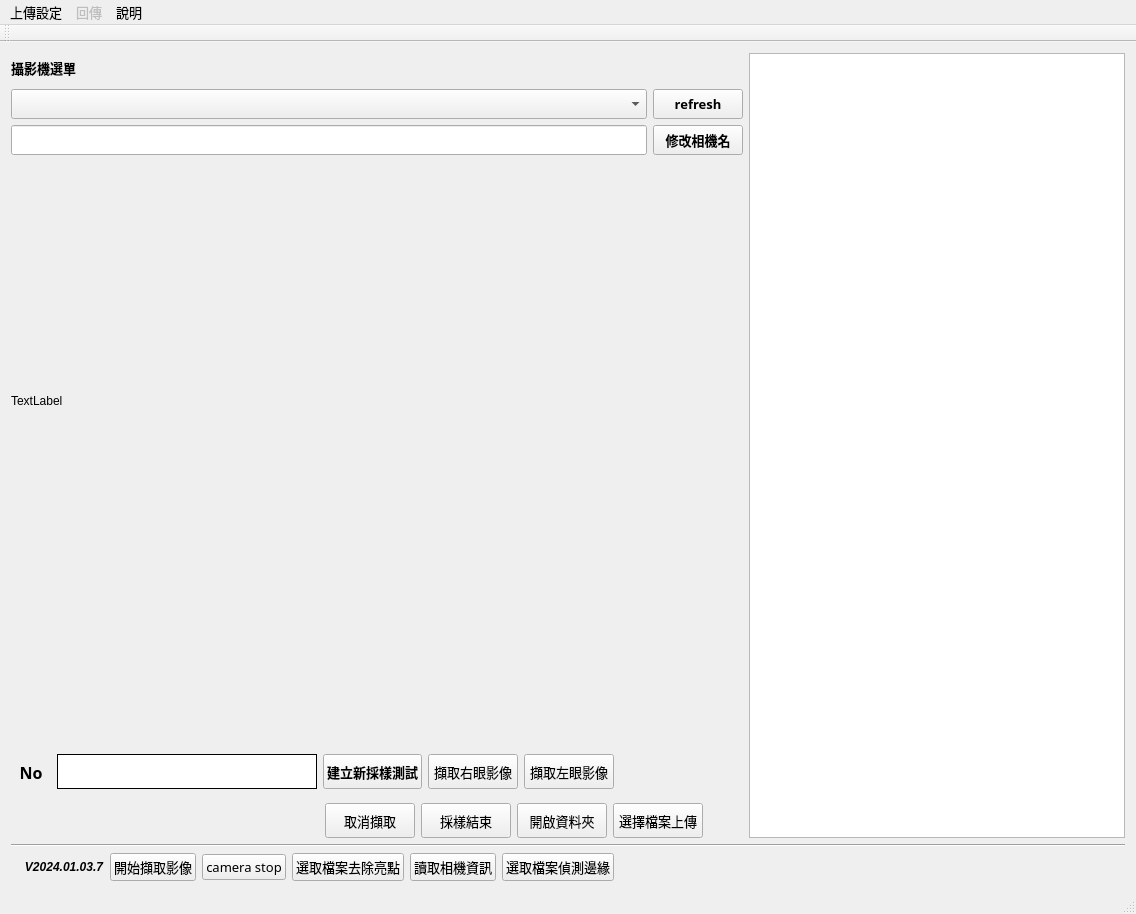
<?xml version="1.0" encoding="UTF-8"?>
<ui version="4.0">
 <class>MainWindow</class>
 <widget class="QMainWindow" name="MainWindow">
  <property name="geometry">
   <rect>
    <x>0</x>
    <y>0</y>
    <width>1136</width>
    <height>914</height>
   </rect>
  </property>
  <property name="minimumSize">
   <size>
    <width>0</width>
    <height>0</height>
   </size>
  </property>
  <property name="windowTitle">
   <string>EyeAnalysis</string>
  </property>
  <property name="windowIcon">
   <iconset resource="icon.qrc">
    <normaloff>:/deepicon.png</normaloff>:/deepicon.png</iconset>
  </property>
  <property name="iconSize">
   <size>
    <width>453</width>
    <height>106</height>
   </size>
  </property>
  <widget class="QWidget" name="centralWidget">
   <layout class="QGridLayout" name="gridLayout">
    <item row="0" column="0">
     <layout class="QHBoxLayout" name="horizontalLayout_6">
      <item>
       <layout class="QVBoxLayout" name="verticalLayout_4">
        <item>
         <layout class="QVBoxLayout" name="verticalLayout_2">
          <item>
           <layout class="QVBoxLayout" name="verticalLayout">
            <item>
             <widget class="QLabel" name="label">
              <property name="minimumSize">
               <size>
                <width>632</width>
                <height>30</height>
               </size>
              </property>
              <property name="maximumSize">
               <size>
                <width>632</width>
                <height>30</height>
               </size>
              </property>
              <property name="font">
               <font>
                <family>微軟正黑體</family>
                <pointsize>10</pointsize>
                <weight>75</weight>
                <bold>true</bold>
               </font>
              </property>
              <property name="text">
               <string>攝影機選單</string>
              </property>
             </widget>
            </item>
            <item>
             <layout class="QHBoxLayout" name="horizontalLayout_5">
              <item>
               <widget class="QComboBox" name="comboBox_camList">
                <property name="enabled">
                 <bool>true</bool>
                </property>
                <property name="minimumSize">
                 <size>
                  <width>0</width>
                  <height>30</height>
                 </size>
                </property>
                <property name="font">
                 <font>
                  <family>Arial</family>
                  <pointsize>10</pointsize>
                  <weight>75</weight>
                  <bold>true</bold>
                 </font>
                </property>
                <property name="editable">
                 <bool>false</bool>
                </property>
               </widget>
              </item>
              <item>
               <widget class="QPushButton" name="btnRefresh">
                <property name="minimumSize">
                 <size>
                  <width>90</width>
                  <height>30</height>
                 </size>
                </property>
                <property name="maximumSize">
                 <size>
                  <width>90</width>
                  <height>30</height>
                 </size>
                </property>
                <property name="font">
                 <font>
                  <family>Arial Black</family>
                  <pointsize>10</pointsize>
                  <weight>75</weight>
                  <bold>true</bold>
                 </font>
                </property>
                <property name="text">
                 <string>refresh</string>
                </property>
               </widget>
              </item>
             </layout>
            </item>
            <item>
             <layout class="QHBoxLayout" name="horizontalLayout">
              <item>
               <widget class="QLineEdit" name="lineEdit_camName">
                <property name="enabled">
                 <bool>true</bool>
                </property>
                <property name="minimumSize">
                 <size>
                  <width>0</width>
                  <height>30</height>
                 </size>
                </property>
                <property name="font">
                 <font>
                  <family>Arial</family>
                  <pointsize>8</pointsize>
                 </font>
                </property>
               </widget>
              </item>
              <item>
               <widget class="QPushButton" name="btnEditCamName">
                <property name="minimumSize">
                 <size>
                  <width>90</width>
                  <height>30</height>
                 </size>
                </property>
                <property name="font">
                 <font>
                  <family>微軟正黑體</family>
                  <pointsize>10</pointsize>
                  <weight>75</weight>
                  <bold>true</bold>
                 </font>
                </property>
                <property name="text">
                 <string>修改相機名</string>
                </property>
               </widget>
              </item>
             </layout>
            </item>
           </layout>
          </item>
          <item>
           <widget class="QLabel" name="right_label">
            <property name="minimumSize">
             <size>
              <width>640</width>
              <height>480</height>
             </size>
            </property>
            <property name="maximumSize">
             <size>
              <width>640</width>
              <height>480</height>
             </size>
            </property>
            <property name="baseSize">
             <size>
              <width>640</width>
              <height>480</height>
             </size>
            </property>
            <property name="text">
             <string>TextLabel</string>
            </property>
           </widget>
          </item>
          <item>
           <spacer name="verticalSpacer_5">
            <property name="orientation">
             <enum>Qt::Vertical</enum>
            </property>
            <property name="sizeHint" stdset="0">
             <size>
              <width>20</width>
              <height>40</height>
             </size>
            </property>
           </spacer>
          </item>
          <item>
           <spacer name="verticalSpacer_3">
            <property name="orientation">
             <enum>Qt::Vertical</enum>
            </property>
            <property name="sizeHint" stdset="0">
             <size>
              <width>20</width>
              <height>40</height>
             </size>
            </property>
           </spacer>
          </item>
         </layout>
        </item>
        <item>
         <spacer name="verticalSpacer_4">
          <property name="orientation">
           <enum>Qt::Vertical</enum>
          </property>
          <property name="sizeHint" stdset="0">
           <size>
            <width>20</width>
            <height>40</height>
           </size>
          </property>
         </spacer>
        </item>
        <item>
         <spacer name="verticalSpacer_6">
          <property name="orientation">
           <enum>Qt::Vertical</enum>
          </property>
          <property name="sizeHint" stdset="0">
           <size>
            <width>20</width>
            <height>40</height>
           </size>
          </property>
         </spacer>
        </item>
        <item>
         <layout class="QVBoxLayout" name="verticalLayout_3">
          <item>
           <layout class="QHBoxLayout" name="horizontalLayout_4">
            <item>
             <widget class="QLabel" name="label_2">
              <property name="minimumSize">
               <size>
                <width>40</width>
                <height>50</height>
               </size>
              </property>
              <property name="maximumSize">
               <size>
                <width>100</width>
                <height>50</height>
               </size>
              </property>
              <property name="font">
               <font>
                <family>Arial Black</family>
                <pointsize>12</pointsize>
                <weight>75</weight>
                <bold>true</bold>
               </font>
              </property>
              <property name="text">
               <string>No</string>
              </property>
              <property name="alignment">
               <set>Qt::AlignCenter</set>
              </property>
             </widget>
            </item>
            <item>
             <widget class="QTextEdit" name="textEdit_testerNo">
              <property name="minimumSize">
               <size>
                <width>260</width>
                <height>35</height>
               </size>
              </property>
              <property name="maximumSize">
               <size>
                <width>200</width>
                <height>35</height>
               </size>
              </property>
              <property name="font">
               <font>
                <family>Arial</family>
                <pointsize>10</pointsize>
                <weight>50</weight>
                <bold>false</bold>
                <stylestrategy>PreferAntialias</stylestrategy>
                <kerning>true</kerning>
               </font>
              </property>
              <property name="layoutDirection">
               <enum>Qt::LeftToRight</enum>
              </property>
              <property name="frameShape">
               <enum>QFrame::Box</enum>
              </property>
              <property name="frameShadow">
               <enum>QFrame::Plain</enum>
              </property>
              <property name="html">
               <string>&lt;!DOCTYPE HTML PUBLIC &quot;-//W3C//DTD HTML 4.0//EN&quot; &quot;http://www.w3.org/TR/REC-html40/strict.dtd&quot;&gt;
&lt;html&gt;&lt;head&gt;&lt;meta name=&quot;qrichtext&quot; content=&quot;1&quot; /&gt;&lt;style type=&quot;text/css&quot;&gt;
p, li { white-space: pre-wrap; }
&lt;/style&gt;&lt;/head&gt;&lt;body style=&quot; font-family:'Arial'; font-size:10pt; font-weight:400; font-style:normal;&quot;&gt;
&lt;p style=&quot;-qt-paragraph-type:empty; margin-top:0px; margin-bottom:0px; margin-left:0px; margin-right:0px; -qt-block-indent:0; text-indent:0px; font-family:'微軟正黑體'; font-size:12pt;&quot;&gt;&lt;br /&gt;&lt;/p&gt;&lt;/body&gt;&lt;/html&gt;</string>
              </property>
             </widget>
            </item>
            <item>
             <widget class="QPushButton" name="btnBuildTester">
              <property name="minimumSize">
               <size>
                <width>90</width>
                <height>35</height>
               </size>
              </property>
              <property name="font">
               <font>
                <family>微軟正黑體</family>
                <pointsize>10</pointsize>
                <weight>75</weight>
                <bold>true</bold>
               </font>
              </property>
              <property name="text">
               <string>建立新採樣測試</string>
              </property>
             </widget>
            </item>
            <item>
             <widget class="QPushButton" name="btnCameraStart_r">
              <property name="minimumSize">
               <size>
                <width>90</width>
                <height>35</height>
               </size>
              </property>
              <property name="font">
               <font>
                <family>微軟正黑體</family>
                <pointsize>10</pointsize>
               </font>
              </property>
              <property name="text">
               <string>擷取右眼影像</string>
              </property>
             </widget>
            </item>
            <item>
             <widget class="QPushButton" name="btnCameraStart_l">
              <property name="minimumSize">
               <size>
                <width>90</width>
                <height>35</height>
               </size>
              </property>
              <property name="font">
               <font>
                <family>微軟正黑體</family>
                <pointsize>10</pointsize>
               </font>
              </property>
              <property name="text">
               <string>擷取左眼影像</string>
              </property>
             </widget>
            </item>
            <item>
             <spacer name="horizontalSpacer_3">
              <property name="orientation">
               <enum>Qt::Horizontal</enum>
              </property>
              <property name="sizeHint" stdset="0">
               <size>
                <width>40</width>
                <height>20</height>
               </size>
              </property>
             </spacer>
            </item>
           </layout>
          </item>
          <item>
           <layout class="QHBoxLayout" name="horizontalLayout_3">
            <item>
             <widget class="QLabel" name="label_showInfo">
              <property name="minimumSize">
               <size>
                <width>308</width>
                <height>35</height>
               </size>
              </property>
              <property name="maximumSize">
               <size>
                <width>308</width>
                <height>35</height>
               </size>
              </property>
              <property name="font">
               <font>
                <family>Arial Black</family>
                <pointsize>10</pointsize>
                <weight>75</weight>
                <bold>true</bold>
               </font>
              </property>
              <property name="midLineWidth">
               <number>0</number>
              </property>
              <property name="text">
               <string/>
              </property>
              <property name="scaledContents">
               <bool>false</bool>
              </property>
              <property name="alignment">
               <set>Qt::AlignCenter</set>
              </property>
             </widget>
            </item>
            <item>
             <widget class="QPushButton" name="btn_cancelWriteVideo">
              <property name="minimumSize">
               <size>
                <width>90</width>
                <height>35</height>
               </size>
              </property>
              <property name="font">
               <font>
                <family>微軟正黑體</family>
                <pointsize>10</pointsize>
               </font>
              </property>
              <property name="text">
               <string>取消擷取</string>
              </property>
             </widget>
            </item>
            <item>
             <widget class="QPushButton" name="btn_tester_finish">
              <property name="minimumSize">
               <size>
                <width>90</width>
                <height>35</height>
               </size>
              </property>
              <property name="font">
               <font>
                <family>微軟正黑體</family>
                <pointsize>10</pointsize>
               </font>
              </property>
              <property name="text">
               <string>採樣結束</string>
              </property>
             </widget>
            </item>
            <item>
             <widget class="QPushButton" name="btnOpenFolder">
              <property name="minimumSize">
               <size>
                <width>90</width>
                <height>35</height>
               </size>
              </property>
              <property name="font">
               <font>
                <family>微軟正黑體</family>
                <pointsize>10</pointsize>
               </font>
              </property>
              <property name="text">
               <string>開啟資料夾</string>
              </property>
             </widget>
            </item>
            <item>
             <widget class="QPushButton" name="btnVideoSelUpload">
              <property name="minimumSize">
               <size>
                <width>90</width>
                <height>35</height>
               </size>
              </property>
              <property name="font">
               <font>
                <family>微軟正黑體</family>
                <pointsize>10</pointsize>
               </font>
              </property>
              <property name="text">
               <string>選擇檔案上傳</string>
              </property>
             </widget>
            </item>
            <item>
             <spacer name="horizontalSpacer_2">
              <property name="orientation">
               <enum>Qt::Horizontal</enum>
              </property>
              <property name="sizeHint" stdset="0">
               <size>
                <width>40</width>
                <height>20</height>
               </size>
              </property>
             </spacer>
            </item>
           </layout>
          </item>
         </layout>
        </item>
       </layout>
      </item>
      <item>
       <widget class="QPlainTextEdit" name="txtShow">
        <property name="font">
         <font>
          <family>微軟正黑體</family>
          <pointsize>10</pointsize>
         </font>
        </property>
       </widget>
      </item>
     </layout>
    </item>
    <item row="3" column="0">
     <spacer name="verticalSpacer_2">
      <property name="orientation">
       <enum>Qt::Vertical</enum>
      </property>
      <property name="sizeHint" stdset="0">
       <size>
        <width>20</width>
        <height>40</height>
       </size>
      </property>
     </spacer>
    </item>
    <item row="2" column="0">
     <layout class="QVBoxLayout" name="verticalLayout_5">
      <item>
       <widget class="Line" name="line">
        <property name="orientation">
         <enum>Qt::Horizontal</enum>
        </property>
       </widget>
      </item>
      <item>
       <spacer name="verticalSpacer">
        <property name="orientation">
         <enum>Qt::Vertical</enum>
        </property>
        <property name="sizeHint" stdset="0">
         <size>
          <width>20</width>
          <height>40</height>
         </size>
        </property>
       </spacer>
      </item>
      <item>
       <layout class="QHBoxLayout" name="horizontalLayout_2">
        <item>
         <widget class="QLabel" name="label_logo">
          <property name="text">
           <string/>
          </property>
          <property name="pixmap">
           <pixmap resource="icon.qrc">:/deepLogo_s.png</pixmap>
          </property>
          <property name="scaledContents">
           <bool>true</bool>
          </property>
         </widget>
        </item>
        <item>
         <widget class="QLabel" name="label_version">
          <property name="palette">
           <palette>
            <active>
             <colorrole role="Text">
              <brush brushstyle="SolidPattern">
               <color alpha="255">
                <red>90</red>
                <green>90</green>
                <blue>90</blue>
               </color>
              </brush>
             </colorrole>
            </active>
            <inactive>
             <colorrole role="Text">
              <brush brushstyle="SolidPattern">
               <color alpha="255">
                <red>90</red>
                <green>90</green>
                <blue>90</blue>
               </color>
              </brush>
             </colorrole>
            </inactive>
            <disabled>
             <colorrole role="Text">
              <brush brushstyle="SolidPattern">
               <color alpha="255">
                <red>120</red>
                <green>120</green>
                <blue>120</blue>
               </color>
              </brush>
             </colorrole>
            </disabled>
           </palette>
          </property>
          <property name="font">
           <font>
            <family>Arial</family>
            <pointsize>9</pointsize>
            <weight>75</weight>
            <italic>true</italic>
            <bold>true</bold>
           </font>
          </property>
          <property name="text">
           <string>V2024.01.03.7</string>
          </property>
          <property name="alignment">
           <set>Qt::AlignCenter</set>
          </property>
         </widget>
        </item>
        <item>
         <widget class="QPushButton" name="btnCameraStart">
          <property name="enabled">
           <bool>true</bool>
          </property>
          <property name="font">
           <font>
            <family>微軟正黑體</family>
            <pointsize>10</pointsize>
           </font>
          </property>
          <property name="text">
           <string>開始擷取影像</string>
          </property>
         </widget>
        </item>
        <item>
         <widget class="QPushButton" name="btnCameraStop">
          <property name="font">
           <font>
            <family>微軟正黑體</family>
            <pointsize>10</pointsize>
           </font>
          </property>
          <property name="text">
           <string>camera stop</string>
          </property>
         </widget>
        </item>
        <item>
         <widget class="QPushButton" name="btnVideoSeltoNolight">
          <property name="enabled">
           <bool>true</bool>
          </property>
          <property name="font">
           <font>
            <family>微軟正黑體</family>
            <pointsize>10</pointsize>
           </font>
          </property>
          <property name="text">
           <string>選取檔案去除亮點</string>
          </property>
         </widget>
        </item>
        <item>
         <widget class="QPushButton" name="btnVideoSetting">
          <property name="enabled">
           <bool>true</bool>
          </property>
          <property name="font">
           <font>
            <family>微軟正黑體</family>
            <pointsize>10</pointsize>
           </font>
          </property>
          <property name="text">
           <string>讀取相機資訊</string>
          </property>
         </widget>
        </item>
        <item>
         <widget class="QPushButton" name="btnVideoSeltoCanny">
          <property name="enabled">
           <bool>true</bool>
          </property>
          <property name="font">
           <font>
            <family>微軟正黑體</family>
            <pointsize>10</pointsize>
           </font>
          </property>
          <property name="text">
           <string>選取檔案偵測邊緣</string>
          </property>
         </widget>
        </item>
        <item>
         <spacer name="horizontalSpacer">
          <property name="orientation">
           <enum>Qt::Horizontal</enum>
          </property>
          <property name="sizeHint" stdset="0">
           <size>
            <width>40</width>
            <height>20</height>
           </size>
          </property>
         </spacer>
        </item>
       </layout>
      </item>
     </layout>
    </item>
   </layout>
  </widget>
  <widget class="QMenuBar" name="menuBar">
   <property name="geometry">
    <rect>
     <x>0</x>
     <y>0</y>
     <width>1136</width>
     <height>28</height>
    </rect>
   </property>
   <property name="font">
    <font>
     <family>微軟正黑體</family>
     <pointsize>10</pointsize>
    </font>
   </property>
   <widget class="QMenu" name="menu">
    <property name="font">
     <font>
      <family>微軟正黑體</family>
      <pointsize>10</pointsize>
     </font>
    </property>
    <property name="title">
     <string>上傳設定</string>
    </property>
    <addaction name="action_upload_set"/>
   </widget>
   <widget class="QMenu" name="menu_2">
    <property name="enabled">
     <bool>false</bool>
    </property>
    <property name="font">
     <font>
      <family>微軟正黑體</family>
      <pointsize>10</pointsize>
     </font>
    </property>
    <property name="title">
     <string>回傳</string>
    </property>
   </widget>
   <widget class="QMenu" name="menu_3">
    <property name="font">
     <font>
      <family>微軟正黑體</family>
      <pointsize>10</pointsize>
     </font>
    </property>
    <property name="title">
     <string>說明</string>
    </property>
    <addaction name="action_about"/>
   </widget>
   <addaction name="menu"/>
   <addaction name="menu_2"/>
   <addaction name="menu_3"/>
  </widget>
  <widget class="QToolBar" name="mainToolBar">
   <property name="font">
    <font>
     <family>微軟正黑體</family>
     <pointsize>10</pointsize>
    </font>
   </property>
   <attribute name="toolBarArea">
    <enum>TopToolBarArea</enum>
   </attribute>
   <attribute name="toolBarBreak">
    <bool>false</bool>
   </attribute>
  </widget>
  <widget class="QStatusBar" name="statusBar"/>
  <action name="action30s">
   <property name="text">
    <string>30s</string>
   </property>
  </action>
  <action name="action_about">
   <property name="icon">
    <iconset resource="icon.qrc">
     <normaloff>:/deepicon.png</normaloff>:/deepicon.png</iconset>
   </property>
   <property name="text">
    <string> 關於eyeAnalysis</string>
   </property>
  </action>
  <action name="action10s_2">
   <property name="text">
    <string>10s</string>
   </property>
  </action>
  <action name="action20s_2">
   <property name="text">
    <string>20s</string>
   </property>
  </action>
  <action name="action30s_2">
   <property name="text">
    <string>30s</string>
   </property>
  </action>
  <action name="action_default">
   <property name="text">
    <string>預設</string>
   </property>
  </action>
  <action name="action_set">
   <property name="text">
    <string>新增</string>
   </property>
   <property name="iconText">
    <string>修改</string>
   </property>
   <property name="toolTip">
    <string>修改</string>
   </property>
  </action>
  <action name="action_upload_set">
   <property name="text">
    <string>設定</string>
   </property>
  </action>
 </widget>
 <layoutdefault spacing="6" margin="11"/>
 <resources>
  <include location="icon.qrc"/>
 </resources>
 <connections/>
</ui>
